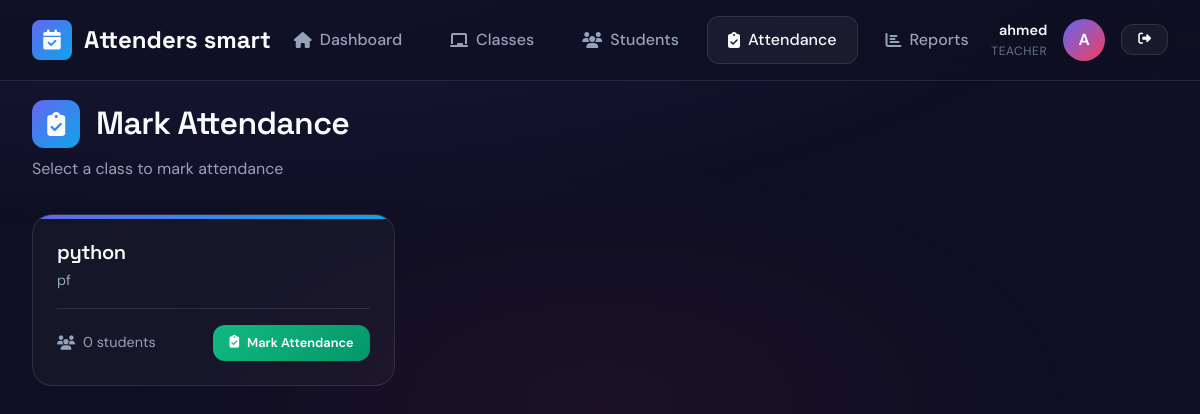
Page /teacher/attendance (signed in) on the committed database.
### app.py (models this page shows)
class Class(db.Model):
    id = db.Column(db.Integer, primary_key=True)
    name = db.Column(db.String(100), nullable=False)
    subject = db.Column(db.String(100), nullable=False)
    description = db.Column(db.Text)
    teacher_id = db.Column(db.Integer, db.ForeignKey('teacher.id'), nullable=False)
    created_at = db.Column(db.DateTime, default=datetime.utcnow)
    students = db.relationship('Student', secondary=student_class, lazy='subquery',
                              backref=db.backref('classes', lazy=True))
    attendance_records = db.relationship('Attendance', backref='class_obj', lazy=True)

### app.py (the view)
@app.route('/teacher/attendance')
@teacher_required
def teacher_attendance():
    classes = Class.query.filter_by(teacher_id=session['user_id']).all()
    return render_template('teacher/attendance.html', classes=classes)

### app.py (called while the page is built)
def teacher_required(f):
    @wraps(f)
    def decorated_function(*args, **kwargs):
        if 'user_id' not in session or session.get('user_type') != 'teacher':
            flash('Please login as a teacher to access this page.', 'error')
            return redirect(url_for('login'))
        return f(*args, **kwargs)
    return decorated_function

### templates/teacher/attendance.html (shortened to what this page needs)
{% extends "base.html" %}
{% block content %}
<div class="page-header">
    <h1 class="page-title">
        <div class="icon">
            <i class="fas fa-clipboard-check"></i>
        </div>
        Mark Attendance
    </h1>
    <p class="page-subtitle">Select a class to mark attendance</p>
</div>
{% if classes %}
<div class="class-grid">
    {% for class in classes %}
    <div class="class-card">
        <div class="class-card-header">
            <div>
                <h3>{{ class.name }}</h3>
                <div class="subject">{{ class.subject }}</div>
            </div>
        </div>
        <div class="class-card-footer">
            <div class="student-count">
                <i class="fas fa-users"></i>
                {{ class.students | length }} students
            </div>
            <a href="{{ url_for('mark_attendance', class_id=class.id) }}" class="btn btn-success btn-sm">
                <i class="fas fa-clipboard-check"></i>
                Mark Attendance
            </a>
        </div>
    </div>
    {% endfor %}
</div>
{% endif %}
{% endblock %}

### static/css/style.css (style rules this page uses)
:root { --primary: #6366f1; --primary-dark: #4f46e5; --primary-light: #818cf8; --secondary: #0ea5e9; --accent: #f43f5e; --success: #10b981; --warning: #f59e0b; --danger: #ef4444; --bg-dark: #0f0f23; --bg-card: rgba(255, 255, 255, 0.03); --bg-card-hover: rgba(255, 255, 255, 0.06); --bg-glass: rgba(255, 255, 255, 0.05); --text-primary: #f8fafc; --text-secondary: #94a3b8; --text-muted: #64748b; --border-color: rgba(255, 255, 255, 0.1); --border-glow: rgba(99, 102, 241, 0.5); --shadow-sm: 0 2px 8px rgba(0, 0, 0, 0.3); --shadow-md: 0 8px 32px rgba(0, 0, 0, 0.4); --shadow-lg: 0 16px 64px rgba(0, 0, 0, 0.5); --shadow-glow: 0 0 40px rgba(99, 102, 241, 0.3); --radius-sm: 8px; --radius-md: 12px; --radius-lg: 20px; --radius-xl: 28px; }
* { margin: 0; padding: 0; box-sizing: border-box; }
html { scroll-behavior: smooth; }
body { font-family: 'DM Sans', sans-serif; background: var(--bg-dark); color: var(--text-primary); min-height: 100vh; line-height: 1.6; overflow-x: hidden; }
body::before { content: ''; position: fixed; top: 0; left: 0; width: 100%; height: 100%; background: radial-gradient(ellipse 80% 50% at 20% -20%, rgba(99, 102, 241, 0.15), transparent), radial-gradient(ellipse 60% 40% at 80% 120%, rgba(14, 165, 233, 0.1), transparent), radial-gradient(ellipse 40% 30% at 50% 50%, rgba(244, 63, 94, 0.05), transparent); pointer-events: none; z-index: -1; }
h1, h2, h3, h4, h5, h6 { font-family: 'Space Grotesk', sans-serif; font-weight: 600; line-height: 1.3; letter-spacing: -0.02em; }
h1 { font-size: 2.5rem; }
h3 { font-size: 1.5rem; }
a { color: var(--primary-light); text-decoration: none; transition: all 0.3s ease; }
.page-header { margin-bottom: 2rem; }
.page-title { font-size: 2rem; margin-bottom: 0.5rem; display: flex; align-items: center; gap: 1rem; }
.page-title .icon { width: 48px; height: 48px; background: linear-gradient(135deg, var(--primary), var(--secondary)); border-radius: var(--radius-md); display: flex; align-items: center; justify-content: center; font-size: 1.5rem; }
.page-subtitle { color: var(--text-secondary); font-size: 1rem; }
.btn { display: inline-flex; align-items: center; justify-content: center; gap: 0.5rem; padding: 0.75rem 1.5rem; font-family: 'DM Sans', sans-serif; font-size: 0.9rem; font-weight: 600; border: none; border-radius: var(--radius-md); cursor: pointer; transition: all 0.3s ease; text-decoration: none; }
.btn-success { background: linear-gradient(135deg, var(--success), #059669); color: white; }
.btn-sm { padding: 0.5rem 1rem; font-size: 0.8rem; }
.class-grid { display: grid; grid-template-columns: repeat(auto-fill, minmax(320px, 1fr)); gap: 1.5rem; }
.class-card { background: var(--bg-card); border: 1px solid var(--border-color); border-radius: var(--radius-lg); padding: 1.5rem; transition: all 0.3s ease; position: relative; overflow: hidden; }
.class-card::before { content: ''; position: absolute; top: 0; left: 0; right: 0; height: 4px; background: linear-gradient(90deg, var(--primary), var(--secondary)); }
.class-card-header { display: flex; justify-content: space-between; align-items: flex-start; margin-bottom: 1rem; }
.class-card h3 { font-size: 1.25rem; margin-bottom: 0.25rem; }
.class-card .subject { color: var(--text-secondary); font-size: 0.9rem; }
.class-card-footer { display: flex; justify-content: space-between; align-items: center; padding-top: 1rem; border-top: 1px solid var(--border-color); }
.student-count { display: flex; align-items: center; gap: 0.5rem; color: var(--text-secondary); font-size: 0.9rem; }
.animate-slide-up { animation: slideUp 0.5s ease forwards; }

### rows in the picture
Class: name "python", subject "pf", students|length "0"

### other values in the picture
{{ session.user_name }} "ahmed"
{{ session.user_type }} "TEACHER"
{{ session.user_name[0] | upper }} "A"
